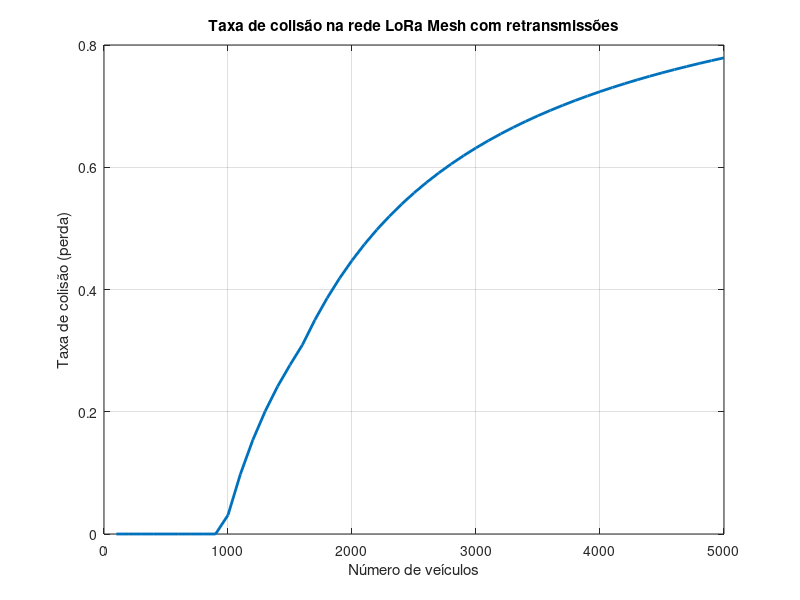

The MATLAB source for this figure:
clear; clc;

% Dados fixos
packet_small = 19 * 8; % bits
packet_large = 23 * 8; % bits

bps_normal = 5470;     % 125 kHz SF7
bps_extra  = 21875;    % 500 kHz SF7

channels_normal = 64;
channels_extra  = 8;

interval = 5; % segundos

% Retransmissões
max_retransmissions = 2;
total_transmissions_per_packet = 1 + max_retransmissions;

% Quantidade de veículos para testar
vehicle_counts = 100:100:5000;
collision_rates = zeros(size(vehicle_counts));

for idx = 1:length(vehicle_counts)
    N = vehicle_counts(idx);
    
    % Pacotes por veículo a cada 5s
    packets_small_per_vehicle = 4;
    packets_large_per_vehicle = 1;
    
    % Total de pacotes considerando retransmissão
    total_small = N * packets_small_per_vehicle * total_transmissions_per_packet * packet_small;
    total_large = N * packets_large_per_vehicle * total_transmissions_per_packet * packet_large;
    
    % Capacidade dos canais em 5s
    capacity_normal = bps_normal * channels_normal * interval;
    capacity_extra  = bps_extra  * channels_extra  * interval;
    
    % Uso dos canais
    used_small = min(total_small, capacity_normal);
    overflow_small = max(0, total_small - capacity_normal);
    
    used_large = min(total_large, capacity_extra);
    
    % Se sobrou capacidade normal, pacotes grandes extras tentam usar
    leftover_capacity_normal = max(0, capacity_normal - used_small);
    used_large_in_normal = min(overflow_small + (total_large - used_large), leftover_capacity_normal);
    
    total_used = used_small + used_large + used_large_in_normal;
    
    total_data = total_small + total_large;
    
    % Dados perdidos por falta de capacidade (colisão)
    lost = total_data - total_used;
    
    collision_rates(idx) = lost / total_data;
end

% Plotagem
figure;
plot(vehicle_counts, collision_rates, 'LineWidth', 2);
xlabel('Número de veículos');
ylabel('Taxa de colisão (perda)');
title('Taxa de colisão na rede LoRa Mesh com retransmissões');
grid on;
